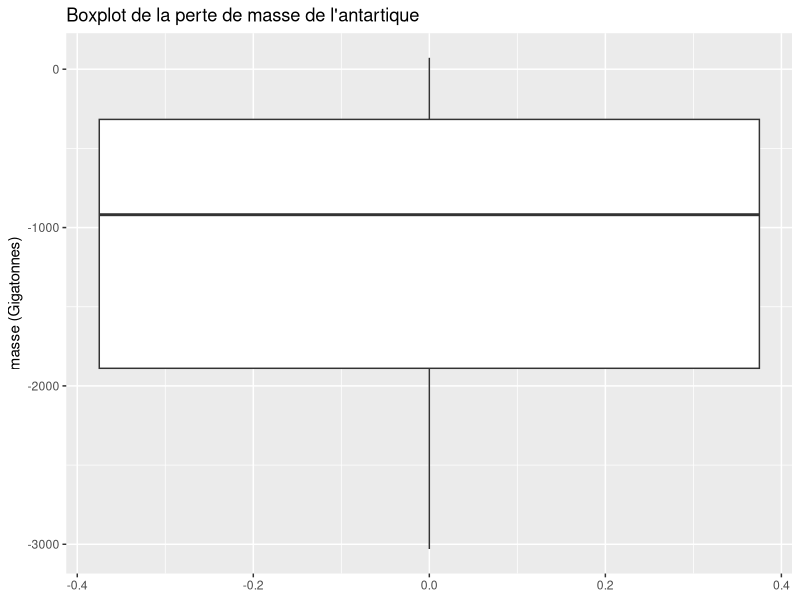

The R script that drew this image: (Note: this script raises an error after producing the figure.)
############################################################
#                                                          #
#       Variable importante : Antarctic_mass               #
#                                                          #
############################################################


# Librairie

library("tidyverse")
library("ggplot2")

# chargement des données

AM = read.table(file = 'datasets_nasa/antarctica_mass.txt', header = FALSE, skip = 31)
header = c('time', 'Antarctic_mass', 'Antarctic_mass_uncertainty')
colnames(AM) = header
head(AM,5)

# boxplot des deux variables

ggplot(AM) +
  geom_boxplot(
    aes(y = Antarctic_mass)
  )+ labs(title="Boxplot de la perte de masse de l'antartique",y="masse (Gigatonnes)")

ggplot(AM) +
  geom_boxplot(
    aes(y = Antarctic_mass2)
  )+ labs(title="Boxplot Antarctic_mass2",y="masse (Gigatonnes)")

# Suppression des outlayers Antarctic_mass2

AM_2 = AM[which(AM$Antarctic_mass2<50),]

ggplot(AM_2) +
  geom_boxplot(
    aes(y = Antarctic_mass2)
  )+ labs(title="Boxplot Antarctic_mass2",y="masse (Gigatonnes)")

# plot des données + droite de régression

# Antarctic_mass

model1 = lm(AM$Antarctic_mass~AM$time)
sumModel1 = summary(model1)
sumModel1

ggplot(data = AM)  +
  geom_point(aes(x = time, y = Antarctic_mass))+
  geom_abline(intercept = sumModel1$coefficients[1],
              slope = sumModel1$coefficients[2], color="red")+
  labs(title = "Prédiction de la variable Antarctic_mass",
       x = "Années", "Diférence de Masse entre 2002 et la date actuel")

#Antarctic_mass2

model2 = lm(AM_2$Antarctic_mass2~AM_2$time)
sumModel2 = summary(model2)
sumModel2

ggplot(data = AM_2)  +
  geom_point(aes(x = time, y = Antarctic_mass2))+
  geom_abline(intercept = sumModel2$coefficients[1],
              slope = sumModel2$coefficients[2], color="red")+
  labs(title = "Prédiction de la variable Antarctic_mass2",
       x = "Années", "Diférence de Masse entre 2002 et la date actuel")
